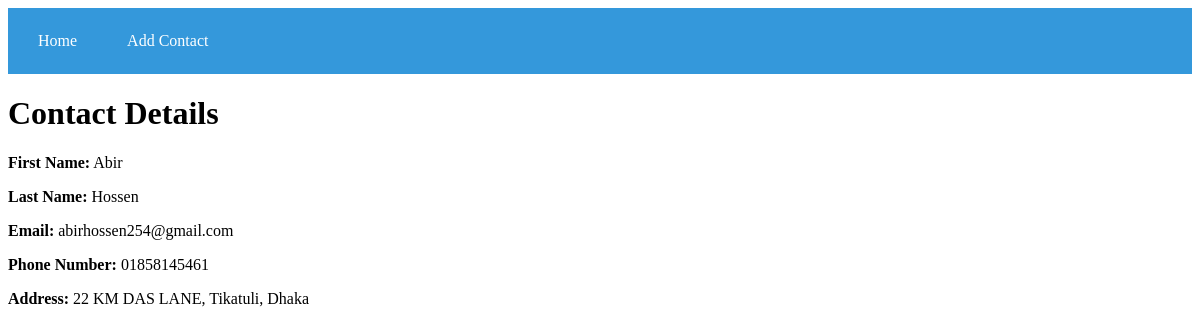
/app/contact_detail/4, run on the app's committed database.
### app/models.py (models this page shows, shortened)
class Contact_Book(models.Model):
    first_name = models.CharField(max_length=50)
    last_name = models.CharField(max_length=50)
    email = models.EmailField(unique=True)
    phone_number = models.CharField(max_length=15, unique=True)
    address = models.TextField()

### app/views.py (the view)
# urls.py: path('contact_detail/<int:pk>', views.contact_detail, name = 'contact_detail'),
def contact_detail(request, pk):
    try:
        contact = Contact_Book.objects.get(pk=pk)
        return render(request, 'contact_detail.html', {'contact': contact})
    except Contact_Book.DoesNotExist:
            return HttpResponse('Contact does not exist')

### app/templates/contact_detail.html
{% extends 'base.html' %}
{% block content %}
    <h1>Contact Details</h1>
    <p><strong>First Name:</strong> {{ contact.first_name }}</p>
    <p><strong>Last Name:</strong> {{ contact.last_name }}</p>
    <p><strong>Email:</strong> {{ contact.email }}</p>
    <p><strong>Phone Number:</strong> {{ contact.phone_number }}</p>
    <p><strong>Address:</strong> {{ contact.address }}</p>
{% endblock %}

### data on the page
Contact_Book: first_name "Abir", last_name "Hossen", email "abirhossen254@gmail.com", phone_number "01858145461", address "22 KM DAS LANE, Tikatuli, Dhaka"
